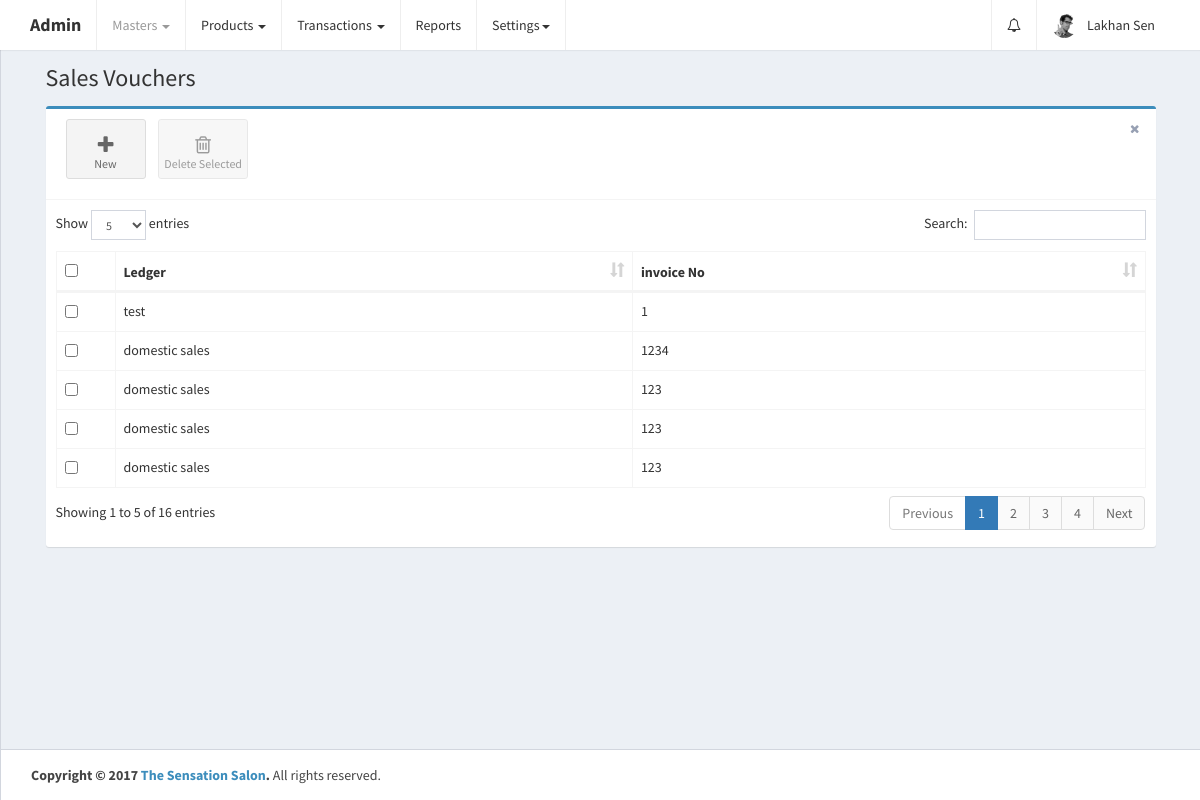
The app's page /home.php?controller=sale&action=getbills (signed in) with its own data.
### tables this page shows
CREATE TABLE `sale_vouchers` (
  `id` int(11) UNSIGNED NOT NULL,
  `date` date DEFAULT NULL,
  `ledger_name` varchar(255) DEFAULT NULL,
  `invoice_no` varchar(255) DEFAULT NULL,
  `invoice_date` date DEFAULT NULL,
  `sale_type_id` int(11) DEFAULT NULL,
  `target_account` varchar(255) NOT NULL,
  `party_id` int(11) DEFAULT NULL,
  `party_name` varchar(255) DEFAULT NULL,
  `party_address` text,
  `party_contact_person` varchar(255) DEFAULT NULL,
  `party_email` varchar(255) DEFAULT NULL,
  `party_mobile1` varchar(255) DEFAULT NULL,
  `party_mobile2` varchar(255) DEFAULT NULL,
  `party_residence_no` varchar(255) DEFAULT NULL,
  `party_office_no` varchar(255) DEFAULT NULL,
  `party_bank_name` varchar(255) DEFAULT NULL,
  `party_bank_branch` varchar(255) DEFAULT NULL,
  `party_ifsc_code` varchar(255) DEFAULT NULL,
  `party_bank_account_no` varchar(255) DEFAULT NULL,
  `party_pan` varchar(255) DEFAULT NULL,
  `party_gst_state_code_id` int(11) DEFAULT NULL,
  `party_gst_type_id` int(11) DEFAULT NULL,
  `party_gstin` varchar(255) DEFAULT NULL,
  `products_data` longtext,
  `total_cgst` double DEFAULT NULL,
  `total_sgst` double DEFAULT NULL,
  `total_igst` double DEFAULT NULL,
  `total_amount` double DEFAULT NULL,
  `created_at` datetime NOT NULL DEFAULT CURRENT_TIMESTAMP,
  `updated_at` datetime NOT NULL DEFAULT CURRENT_TIMESTAMP ON UPDATE CURRENT_TIMESTAMP
);

### home.php (called while the page is built, shortened)
<?php
require_once 'config/database.php';
if (isset($_GET['controller']) || isset($_GET['action'])) {
    if (isset($_GET['controller']))
        $controller = ucfirst($_GET['controller']);
    if (isset($_GET['action']))
        $action = $_GET['action'];
} else {
    $controller = 'Home';
    $action = 'index';
}
require_once 'config/routes.php';
?>

### controllers/SaleController.php (called while the page is built, shortened)
<?php
class SaleController {
    public $saleobj;
    public $ex_ins_staff_members_nots;
    public function __construct() {
        require_once 'models/Sale.php';
        $this->saleobj = new Sale();
        $this->ex_ins_staff_members_nots = array();
    }
    public function getbills() {
        $page_header = 'Sales Vouchers';
        $sale_vouchers = $this->saleobj->getSaleVouchers();
        $ex_ins_staff_members_nots = $this->ex_ins_staff_members_nots;
        require_once APP_DIR . '/views/layout.php';
    }
}
?>

### config/Database.php (called while the page is built)
<?php
class Database {
    public function connect() {
        $conn = new mysqli('localhost', 'root', '', 'thesensationbeautycentre');
        if ($conn->connect_error) {
            die("Connection failed: " . $conn->connect_error);
        } else {
            return $conn;
        }
    }
}
?>

### models/Sale.php (called while the page is built, shortened)
<?php
class Sale {
    public $conn;
    public function __construct() {
        $db = new Database();
        $this->conn = $db->connect();
    }
    public function getSaleVouchers() {
        $sale_vouchers = $this->conn->query('SELECT * FROM sale_vouchers ORDER BY id DESC');
        return $sale_vouchers;
    }
}
?>

### views/sale_bills.php (the view, shortened to what this page needs)
<link rel="stylesheet" href="public/plugins/datatables/dataTables.bootstrap.css">
<div class="row">
    <div class="col-xs-12">
        <div class="box box-primary">
            <div class="box-header with-border">
                <a class="btn btn-app" href="?controller=sale&action=add">
                    <i class="fa fa-plus"></i> New
                </a>
                <button class="btn btn-app" id="delete_selected">
                    <i class="fa fa-trash-o"></i> Delete Selected
                </button>
                <div class="box-tools pull-right">
                    <button type="button" class="btn btn-box-tool" data-widget="remove"><i class="fa fa-times"></i></button>
                </div>
            </div>
            <div class="box-body">
                <div class="table-responsive">
                    <table id="sale_vouchers_table" class="table table-bordered table-hover" role="grid" aria-describedby="sale_vouchers_table_info">
                        <thead>
                            <tr>
                                <th data-orderable="false" width="20px">
                                    <input type="checkbox" class="select-all">
                                </th>
                                <th>Ledger</th>
                                <th>invoice No</th>
                            </tr>
                        </thead>
                        <?php
                        if (isset($sale_vouchers)) {
                            if ($sale_vouchers->num_rows > 0) {
                                ?>
                                <tbody>
                                    <?php
                                    while ($sale_voucher = $sale_vouchers->fetch_assoc()) {
                                        ?>
                                        <tr id="tr_<?php echo $sale_voucher['id']; ?>">
                                            <td><input type="checkbox" name="select_sale_vouchers[]" data-id="<?php echo $sale_voucher['id']; ?>"></td>
                                            <td><?php echo $sale_voucher['ledger_name']; ?></td>
                                            <td><?php echo $sale_voucher['invoice_no']; ?></td>
                                        </tr>
                                        <?php
                                    }
                                    ?>
                                </tbody>
                                <?php
                            }
                        }
                        ?>
                    </table>
                </div>
            </div>
        </div>
    </div>
</div>

### config/routes.php (shortened to what this page needs)
<?php
$controllers = array(
    'Error' => ['index'],
    'Home' => ['index'],
    'Brand' => ['getBrands', 'addBrand', 'getBrand', 'updateBrand', 'deleteBrand', 'checkNameExist'],
    'Customer' => ['getCustomers', 'getCustomer', 'addCustomer', 'updateCustomer', 'deleteCutomer'],
    'Staff' => ['getstaffmembers', 'addstaff', 'getstaffmember', 'updatestaff', 'deletestaff'],
    'Accountgroup' => ['getall', 'get', 'add', 'getParentName', 'update', 'deleteacgroup', 'checkNameExist', 'getById'],
    'Productcategory' => ['getcategories', 'addcategory', 'getcategory', 'updatecategory', 'deletecategory', 'checkNameExist'],
    'Product' => ['getproducts', 'getproduct', 'addproduct', 'updateproduct', 'deleteproduct', 'findProductByTerm', 'checkProductNameExist', 'checkQty', 'checkQtyForPurhase'],
    'Party' => ['getall', 'add', 'update', 'get', 'delete', 'getPartyNameByTerm', 'getById', 'checkPartyNameExist'],
    'Purchase' => ['getbills', 'checkInovieExist', 'add', 'findLedgerByTerm', 'checkLedgerNameExist'],
    'Sale' => ['getbills', 'checkInovieExist', 'add', 'findLedgerByTerm', 'checkLedgerNameExist'],
    'Creditnotes' => ['getall', 'add', 'checkCreditNoteExist'],
    'Debitnotes' => ['getall', 'add', 'checkDebitNoteExist'],
    'Contra' => ['getall', 'add', 'checkDebitNoteExist'],
    'Journal' => ['getall', 'add', 'getAllAccounts', 'checkLedgerNameExist'],
);
if (array_key_exists($controller, $controllers)) {
    if (in_array($action, $controllers[$controller])) {
        switch ($controller) {
            case 'Sale':
                $controller = new SaleController();
                break;
        }
        $controller->$action();
    } else {
        require_once APP_DIR . '/controllers/ErrorController.php';
        $controller = new ErrorController();
        $action = 'index';
        $controller->$action();
    }
} else {
    require_once APP_DIR . '/controllers/ErrorController.php';
    $controller = new ErrorController();
    $action = 'index';
    $controller->$action();
}
?>

### views/layout.php (shortened to what this page needs)
<!DOCTYPE html>
<html>
    <head>
        <link href="public/plugins/bootstrap/css/bootstrap.min.css" rel="stylesheet">
        <link href="public/css/font-awesome.min.css" rel="stylesheet">
        <link href="public/css/admin.css" rel="stylesheet">
        <link href="public/css/skin-black-light.min.css" rel="stylesheet">
    </head>
    <body class="hold-transition skin-black-light layout-top-nav">
        <div class="wrapper">
            <header class="main-header">
                <nav class="navbar navbar-static-top">
                    <div class="container">
                        <div class="navbar-header">
                            <a href="home.php" class="navbar-brand"><b>Admin</b></a>
                        </div>
                        <div class="collapse navbar-collapse pull-left" id="navbar-collapse">
                            <ul class="nav navbar-nav">
                                <li class="dropdown active">
                                    <a href="#" class="dropdown-toggle" data-toggle="dropdown">Masters <span class="caret"></span></a>
                                </li>
                                <li class="dropdown">
                                    <a href="#" class="dropdown-toggle" data-toggle="dropdown">Products <span class="caret"></span></a>
                                </li>
                                <li class="dropdown">
                                    <a href="#" class="dropdown-toggle" data-toggle="dropdown">Transactions <span class="caret"></span></a>
                                </li>
                                <li>
                                    <a href="#">Reports</a>
                                </li>
                                <li class="dropdown">
                                    <a href="#" class="dropdown-toggle" data-toggle="dropdown">Settings<span class="caret"></span></a>
                                </li>
                            </ul>
                        </div>
                        <div class="navbar-custom-menu">
                            <ul class="nav navbar-nav">
                                <?php
                                if (isset($ex_ins_staff_members_nots)) {
                                    ?>
                                    <li class="dropdown notifications-menu">
                                        <a href="#" class="dropdown-toggle" data-toggle="dropdown">
                                            <i class="fa fa-bell-o"></i>
                                        </a>
                                    </li>
                                    <?php
                                }
                                ?>
                                <li class="dropdown user user-menu">
                                    <a href="#" class="dropdown-toggle" data-toggle="dropdown">
                                        <img src="public/images/user2-160x160.jpg" class="user-image" alt="User Image">
                                        <span class="hidden-xs"><?php echo ucwords($_SESSION['admin']); ?></span>
                                    </a>
                                </li>
                            </ul>
                        </div>
                    </div>
                </nav>
            </header>
            <div class="content-wrapper">
                <div class="container">
                    <section class="content-header">
                        <h1><?php echo $page_header; ?></h1>
                    </section>
                    <section class="content">
                        <?php
                        include_once APP_DIR . $view_file;
                        ?>
                    </section>
                </div>
            </div>
            <footer class="main-footer">
                <div class="container">
                    <strong>Copyright &copy; 2017 <a href="http://www.sensationsalon.in/">The Sensation Salon</a>.</strong> All rights
                    reserved.
                </div>
            </footer>
        </div>
    </body>
</html>

### views/sale_bills.php (style rules this page uses)
.table-responsive { overflow-x: initial; }

### records on screen
sale_vouchers: ledger_name "test", invoice_no "1"
sale_vouchers: ledger_name "domestic sales", invoice_no "1234"
sale_vouchers: ledger_name "domestic sales", invoice_no "123"
sale_vouchers: ledger_name "domestic sales", invoice_no "123"
sale_vouchers: ledger_name "domestic sales", invoice_no "123"

### other values on screen
$_SESSION['admin'] "Lakhan Sen"
$page_header "Sales Vouchers"
